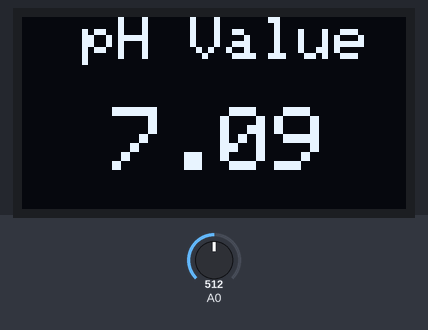
Recording of a sketch running on a simulated Arduino Uno, built with avr-gcc and run on an emulated ATmega328P. On the bench: 128×64 one-colour display. The test bench sets the inputs (shaded band); at power-on: A0 = 512.

Above: at 2.5 s.
3.3 s: A0 set to 716
At 4.3 s:
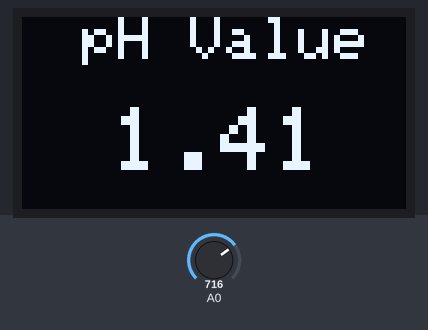
4.9 s: A0 set to 900
At 5.8 s:
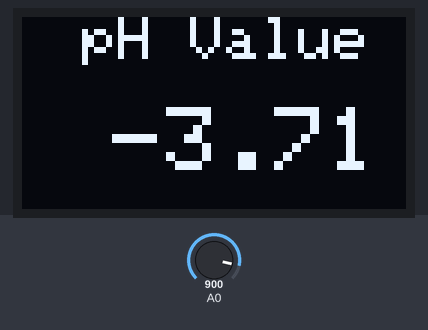
7.4 s: A0 set to 1023
At 8.6 s:
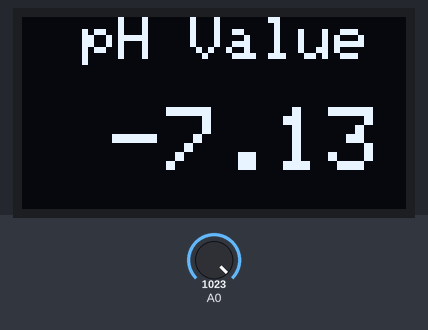
Timing chart, 0 to 10.4 s (numbered marks = the images above; inputs shaded):
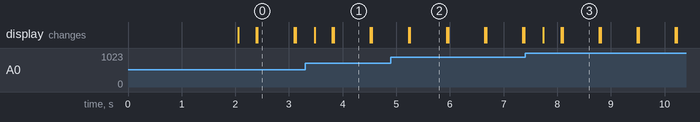

The sketch:

pH_meter_code.ino
```cpp
//After calibrating the PH-4502C, assemble all the components and upload this code.

#include <Wire.h>
#include <Adafruit_GFX.h>
#include <Adafruit_SSD1306.h>

float calibration_value = 21.34;
int phval = 0;
unsigned long int avgval;
int buffer_arr[10],temp;

float ph_act; //for OLED display

#define SCREEN_WIDTH 128 // OLED display width,  in pixels
#define SCREEN_HEIGHT 64 // OLED display height, in pixels

// declare an SSD1306 display object connected to I2C
Adafruit_SSD1306 oled(SCREEN_WIDTH, SCREEN_HEIGHT, &Wire, -1);

void setup() {
  Serial.begin(9600);

  // initialize OLED display with address 0x3C for 128x64
  if (!oled.begin(SSD1306_SWITCHCAPVCC, 0x3C)) {
    Serial.println(F("SSD1306 allocation failed"));
    while (true);
  }

  //Welcome Screen
  delay(2000);         // wait for initializing
  oled.clearDisplay(); // clear display

  oled.setTextSize(2);          // text size
  oled.setTextColor(WHITE);     // text color
  oled.setCursor(20, 0);        // position to display
  oled.println("pH Meter");     // text to display
  oled.display();               // show on OLED
}

void loop() {
  for(int i=0;i<10;i++)
 {
 buffer_arr[i]=analogRead(A0);
 delay(30);
 }
 for(int i=0;i<9;i++)
 {
 for(int j=i+1;j<10;j++)
 {
 if(buffer_arr[i]>buffer_arr[j])
 {
 temp=buffer_arr[i];
 buffer_arr[i]=buffer_arr[j];
 buffer_arr[j]=temp;
 }
 }
 }
 avgval=0;
 for(int i=2;i<8;i++)
 avgval+=buffer_arr[i];
 float volt=(float)avgval*5.0/1024/6;
 float ph_act = -5.70 * volt + calibration_value;

 oled.clearDisplay();
 oled.setTextSize(2);          // text size
 oled.setTextColor(WHITE);     // text color
 oled.setCursor(20, 0);        // position to display
 oled.println("pH Value");     // text to display
 oled.display();               // show on OLED

 oled.setTextSize(3);
 oled.setCursor(30,30);
 oled.print(ph_act);
 oled.display();
}


 
```

Measured:
- after the input at 3.3 s, the display: first changes after 0.18 s (image 1 shows a later state)
- after the input at 4.9 s, the display: first differs from a run without the input after 0.36 s (image 2)
- after the input at 7.4 s, the display: changes after 0.34 s (image 3)
- what the display in image 0 shows lasts 0.7 s, from 2.4 s to 3.1 s
